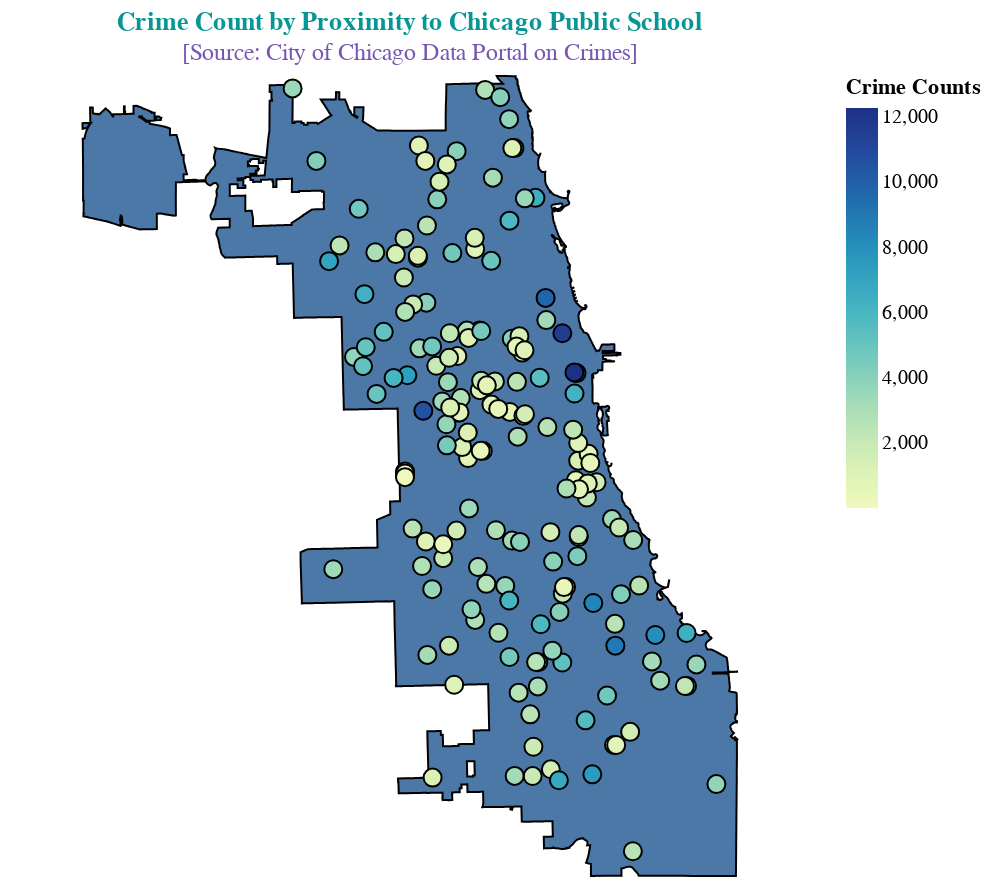

Notebook code cell kept with this figure:
### Markdown cell above
#### Maps

### Code cell
choro_data = gen_geojson(school_crimes)
crime_2018_map = gen_map(chicago, geodata=choro_data, color_column='properties.total_crimes', 
                         title='Crime Count by Proximity to Chicago Public School',
                         subtitle='[Source: City of Chicago Data Portal on Crimes]')
crime_2018_map
